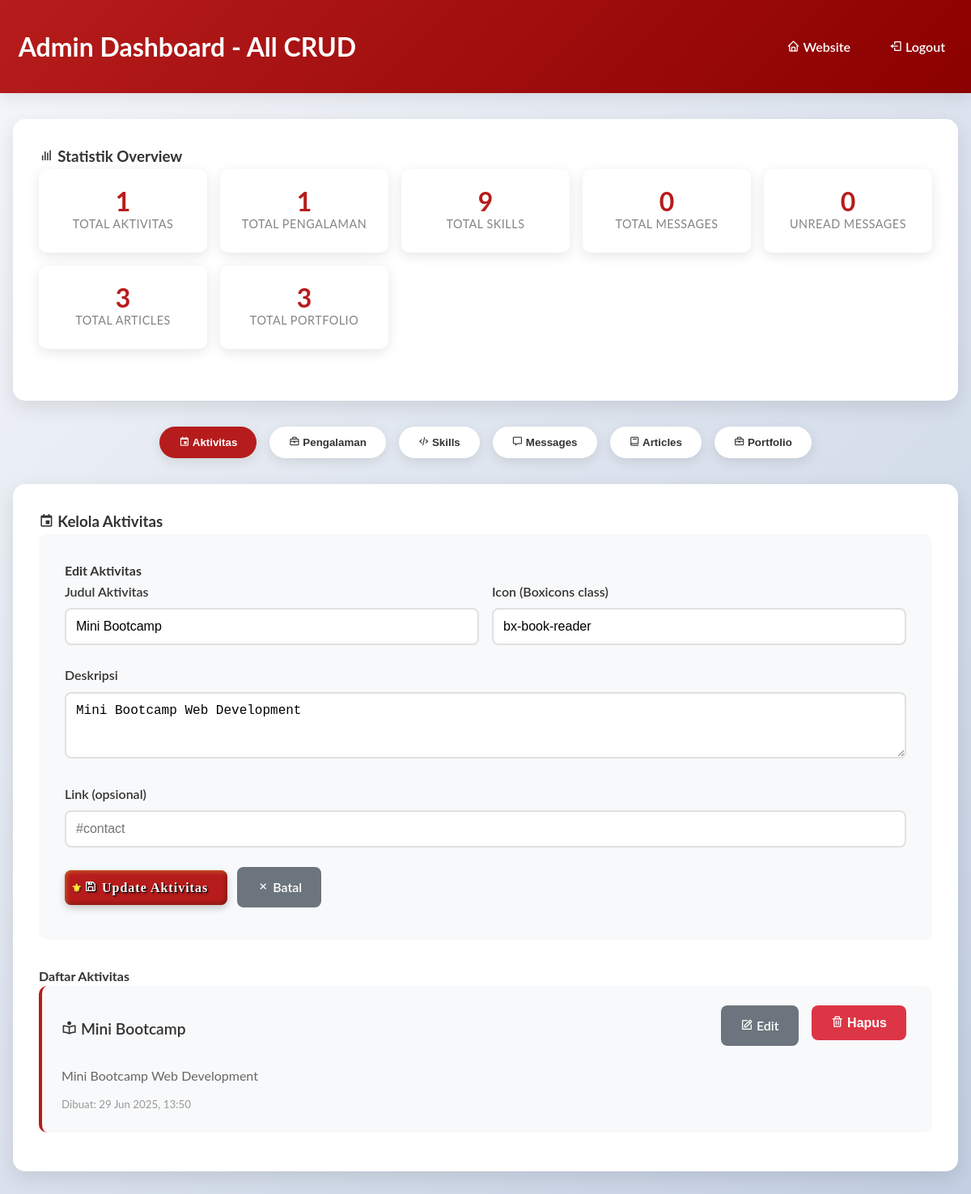
/admin/dashboard.php?edit_activity=4 (signed in), run on the app's committed database.
### tables this page shows
CREATE TABLE activities (
        id INTEGER PRIMARY KEY AUTOINCREMENT,
        title TEXT NOT NULL,
        description TEXT NOT NULL,
        icon TEXT,
        link TEXT,
        created_at DATETIME DEFAULT CURRENT_TIMESTAMP
    );

### admin/dashboard.php (the view, shortened to what this page needs)
<?php
require_once '../database/init_db.php';
try {
    $stmt = $pdo->query("SELECT * FROM activities ORDER BY created_at DESC");
    $activities = $stmt->fetchAll(PDO::FETCH_ASSOC);
    $stmt = $pdo->query("SELECT * FROM experience ORDER BY start_date DESC");
    $experiences = $stmt->fetchAll(PDO::FETCH_ASSOC);
    $stmt = $pdo->query("SELECT * FROM skills ORDER BY category, name");
    $skills = $stmt->fetchAll(PDO::FETCH_ASSOC);
    $stmt = $pdo->query("SELECT * FROM articles ORDER BY created_at DESC");
    $articles = $stmt->fetchAll(PDO::FETCH_ASSOC);
    $stmt = $pdo->query("SELECT * FROM portfolio ORDER BY created_at DESC");
    $portfolio_items = $stmt->fetchAll(PDO::FETCH_ASSOC);
    $stmt = $pdo->query("SELECT COUNT(*) as count FROM messages");
    $total_messages = $stmt->fetch(PDO::FETCH_ASSOC)['count'];
    $stmt = $pdo->query("SELECT COUNT(*) as count FROM messages WHERE read_at IS NULL");
    $unread_messages = $stmt->fetch(PDO::FETCH_ASSOC)['count'];
} catch (PDOException $e) {
    $error = "Error loading data: " . $e->getMessage();
}
$edit_activity = null;
if (isset($_GET['edit_activity']) && is_numeric($_GET['edit_activity'])) {
    $stmt = $pdo->prepare("SELECT * FROM activities WHERE id = ?");
    $stmt->execute([$_GET['edit_activity']]);
    $edit_activity = $stmt->fetch(PDO::FETCH_ASSOC);
}
?>
<!DOCTYPE html>
<html lang="id">
<head>
    <link href='https://unpkg.com/boxicons@2.1.4/css/boxicons.min.css' rel='stylesheet'>
    <link rel="stylesheet" href="../assets/css/style.css">
</head>
<body>
    <div class="admin-header">
        <div class="container">
            <h1 class="admin-title">
                <i class='bx bx-dashboard'></i> Admin Dashboard - All CRUD
            </h1>
            <div class="admin-nav">
                <a href="../index.php"><i class='bx bx-home'></i> Website</a>
                <a href="logout.php"><i class='bx bx-log-out'></i> Logout</a>
            </div>
        </div>
    </div>
    <div class="container">
        <div class="admin-container">
            <h3><i class='bx bx-bar-chart'></i> Statistik Overview</h3>
            <div class="stats-grid">
                <div class="stat-card">
                    <div class="stat-number"><?php echo count($activities); ?></div>
                    <div class="stat-label">Total Aktivitas</div>
                </div>
                <div class="stat-card">
                    <div class="stat-number"><?php echo count($experiences); ?></div>
                    <div class="stat-label">Total Pengalaman</div>
                </div>
                <div class="stat-card">
                    <div class="stat-number"><?php echo count($skills); ?></div>
                    <div class="stat-label">Total Skills</div>
                </div>
                <div class="stat-card">
                    <div class="stat-number"><?php echo $total_messages; ?></div>
                    <div class="stat-label">Total Messages</div>
                </div>
                <div class="stat-card">
                    <div class="stat-number"><?php echo $unread_messages; ?></div>
                    <div class="stat-label">Unread Messages</div>
                </div>
                <div class="stat-card">
                    <div class="stat-number"><?php echo count($articles); ?></div>
                    <div class="stat-label">Total Articles</div>
                </div>
                <div class="stat-card">
                    <div class="stat-number"><?php echo count($portfolio_items); ?></div>
                    <div class="stat-label">Total Portfolio</div>
                </div>
            </div>
        </div>
        <div class="dashboard-tabs">
            <button class="tab-btn active" onclick="showTab('activities')">
                <i class='bx bx-calendar-event'></i> Aktivitas
            </button>
            <button class="tab-btn" onclick="showTab('experience')">
                <i class='bx bx-briefcase'></i> Pengalaman
            </button>
            <button class="tab-btn" onclick="showTab('skills')">
                <i class='bx bx-code-alt'></i> Skills
            </button>
            <button class="tab-btn" onclick="showTab('messages')">
                <i class='bx bx-message'></i> Messages
            </button>
            <button class="tab-btn" onclick="showTab('articles')">
                <i class='bx bx-book'></i> Articles
            </button>
            <button class="tab-btn" onclick="showTab('portfolio')">
                <i class='bx bx-briefcase'></i> Portfolio
            </button>
        </div>
        <div id="activities" class="tab-content active">
            <div class="admin-container">
                <h3><i class='bx bx-calendar-event'></i> Kelola Aktivitas</h3>
                <div class="form-container">
                    <h4><?php echo $edit_activity ? 'Edit Aktivitas' : 'Tambah Aktivitas Baru'; ?></h4>
                    <form method="POST" action="">
                        <div class="form-grid">
                            <div class="form-group">
                                <label for="title">Judul Aktivitas</label>
                                <input type="text" id="title" name="title" required
                                       value="<?php echo $edit_activity ? htmlspecialchars($edit_activity['title']) : ''; ?>">
                            </div>
                            <div class="form-group">
                                <label for="icon">Icon (Boxicons class)</label>
                                <input type="text" id="icon" name="icon" required
                                       value="<?php echo $edit_activity ? htmlspecialchars($edit_activity['icon']) : ''; ?>"
                                       placeholder="bx-code-alt">
                            </div>
                        </div>
                        <div class="form-group">
                            <label for="description">Deskripsi</label>
                            <textarea id="description" name="description" rows="3" required><?php echo $edit_activity ? htmlspecialchars($edit_activity['description']) : ''; ?></textarea>
                        </div>
                        <div class="form-group">
                            <label for="link">Link (opsional)</label>
                            <input type="text" id="link" name="link"
                                   value="<?php echo $edit_activity ? htmlspecialchars($edit_activity['link']) : ''; ?>"
                                   placeholder="#contact">
                        </div>
                        <button type="submit" class="btn btn-primary">
                            <i class='bx bx-save'></i> <?php echo $edit_activity ? 'Update' : 'Tambah'; ?> Aktivitas
                        </button>
                        <?php if ($edit_activity): ?>
                            <a href="dashboard.php#activities" class="btn btn-secondary">
                                <i class='bx bx-x'></i> Batal
                            </a>
                        <?php endif; ?>
                    </form>
                </div>
                <h4>Daftar Aktivitas</h4>
                <?php if (empty($activities)): ?>
                    <p style="text-align: center; color: #666; padding: 2rem;">Belum ada aktivitas.</p>
                <?php else: ?>
                    <?php foreach ($activities as $activity): ?>
                        <div class="item">
                            <div class="item-header">
                                <div class="item-title">
                                    <i class='bx <?php echo htmlspecialchars($activity['icon']); ?>'></i>
                                    <?php echo htmlspecialchars($activity['title']); ?>
                                </div>
                                <div class="item-actions">
                                    <a href="?edit_activity=<?php echo $activity['id']; ?>" class="btn btn-secondary">
                                        <i class='bx bx-edit'></i> Edit
                                    </a>
                                    <form method="POST" style="display: inline;" onsubmit="return confirm('Yakin ingin menghapus aktivitas ini?')">
                                        <button type="submit" class="btn btn-danger">
                                            <i class='bx bx-trash'></i> Hapus
                                        </button>
                                    </form>
                                </div>
                            </div>
                            <p style="color: #666; margin-bottom: 0.5rem;"><?php echo htmlspecialchars($activity['description']); ?></p>
                            <small style="color: #999;">
                                Dibuat: <?php echo date('d M Y, H:i', strtotime($activity['created_at'])); ?>
                            </small>
                        </div>
                    <?php endforeach; ?>
                <?php endif; ?>
            </div>
        </div>
    </div>
</body>
</html>

### assets/css/style.css (style rules this page uses)
* { margin: 0; padding: 0; box-sizing: border-box; }
html { scroll-behavior: smooth; }
body { font-family: "Lato", sans-serif; background-color: #f9f9f9; color: #333; line-height: 1.6; }
.container { max-width: 1200px; margin: 0 auto; padding: 0 1rem; }
.stat-number { display: block; font-size: 2rem; font-weight: 700; color: #ffeb3b; line-height: 1; }
.stat-label { font-size: 0.9rem; color: #f0f0f0; opacity: 0.8; }
.btn-secondary { background: rgba(255, 255, 255, 0.1); color: #fff; border: 1px solid rgba(255, 255, 255, 0.3); backdrop-filter: blur(10px); }
.btn { display: inline-block; padding: 0.75rem 1.5rem; border-radius: 50px; text-decoration: none; font-weight: 500; transition: background-color 0.3s, color 0.3s; }
.btn-primary { background: linear-gradient(145deg, #b71c1c, #8b0000); color: #fff; border: 2px solid #ffeb3b; font-family: "Georgia", "Times New Roman", serif; position: relative; box-shadow: inset 2px 2px 5px rgba(255, 235, 59, 0.3), inset -2px -2px 5px rgba(0, 0, 0, 0.3), 0 4px 10px rgba(0, 0, 0, 0.2); text-shadow: 1px 1px 0 #000, 2px 2px 3px rgba(0, 0, 0, 0.5); letter-spacing: 1px; font-weight: 700; }
.btn-primary::before { content: "⚜"; position: absolute; left: 8px; top: 50%; transform: translateY(-50%); color: #ffeb3b; font-size: 0.9rem; text-shadow: 1px 1px 2px rgba(0, 0, 0, 0.7); }
.btn { display: inline-block; padding: 0.75rem 2rem; border-radius: 25px; text-decoration: none; font-weight: 600; transition: all 0.3s ease; border: 2px solid transparent; cursor: pointer; font-size: 1rem; }
.btn-primary { background: #b71c1c; color: #fff; border-color: #b71c1c; }
.form-group { margin-bottom: 1.5rem; }
.form-group label { display: block; margin-bottom: 0.5rem; font-weight: 600; color: #333; }
.form-group input, .form-group textarea, .form-group select { width: 100%; padding: 0.75rem; border: 2px solid #ddd; border-radius: 8px; font-size: 1rem; transition: border-color 0.3s ease; background: #fff; }

### data on the page
activities: title "Mini Bootcamp", icon "bx-book-reader", description "Mini Bootcamp Web Development", created_at "29 Jun 2025, 13:50"

### other printed values
count($activities) "1"
count($experiences) "1"
count($skills) "9"
$total_messages "0"
$unread_messages "0"
count($articles) "3"
count($portfolio_items) "3"
